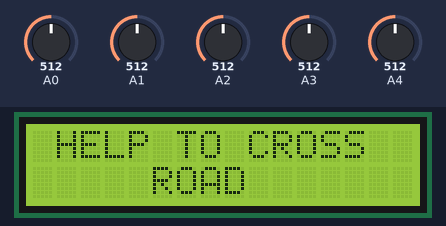
A sketch run on a simulated Arduino Uno, built with avr-gcc and run on an emulated ATmega328P. Parts: 16×2 character LCD. Inputs (shaded band) come from the test bench; at power-on: A3 = 512, A4 = 512, A0 = 512, A1 = 512, A2 = 512. What the sketch prints to the serial monitor is not drawn.

Above: at 1.2 s.
1.3 s: A3 set to 586
2.8 s: A3 set to 611
At 4.3 s:
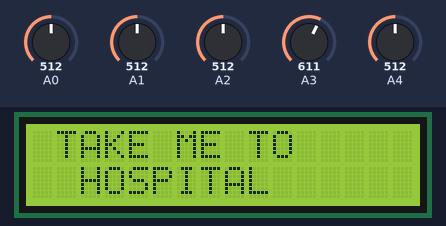
4.6 s: A4 set to 558
At 5.0 s:
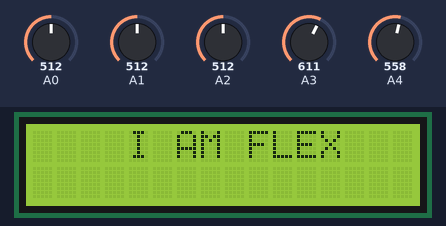
6.1 s: A0 set to 321
9.1 s: A0 set to 295
At 9.9 s:
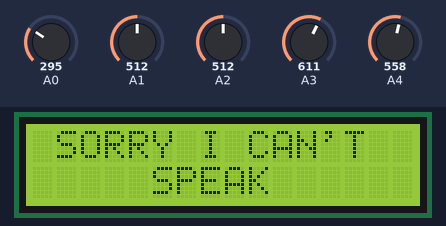
10.6 s: A0 set to 30
At 11.8 s:
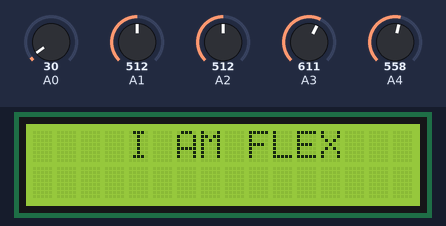
Timing chart, 0 to 13.6 s (numbered marks = the images above; inputs shaded):
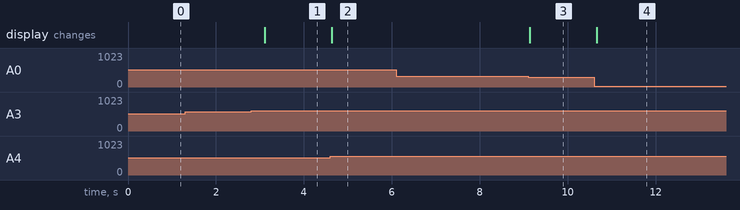

The sketch:

Mini_Project.ino.ino
```cpp
int thumb;
int first_finger;
int second_finger;
int third_finger;
int fourth_finger;
#include<LiquidCrystal.h>

// initialize the library by associating any needed LCD interface pin
// with the arduino pin number it is connected to
const int rs = 12, en = 11, d4 = 5, d5 = 4, d6 = 3, d7 = 2;
LiquidCrystal lcd(rs, en, d4, d5, d6, d7);
void setup() {
  // put your setup code here, to run once:
  pinMode(A0, INPUT);
  pinMode(A1, INPUT);
  pinMode(A2, INPUT);
  pinMode(A3, INPUT);
  pinMode(A4, INPUT);
  Serial.begin(9600);
  lcd.begin(16, 2);

}

void loop() {
  // put your main code here, to run repeatedly:
int thumb = analogRead(A0);
int first_finger = analogRead(A1);
int second_finger = analogRead(A2);
int third_finger = analogRead(A3);
int fourth_finger = analogRead(A4);
Serial.print(thumb);
Serial.print("\t");


Serial.print(first_finger);
Serial.print("\t");


Serial.print(second_finger);
Serial.print("\t");


Serial.print(third_finger);
Serial.print("\t");


Serial.println(fourth_finger);
Serial.print("\t");


if(thumb >273 && thumb<312 )
{
  lcd.clear();
lcd.setCursor(1,0);
lcd.print("SORRY I CAN'T");
lcd.setCursor(0,1);
lcd.print("     SPEAK  ");
delay(500);

  }

else if(first_finger >236 && first_finger<300 )
{
  lcd.clear();
lcd.setCursor(1,0);
lcd.print("  I LIVE IN ");
lcd.setCursor(0,1);
lcd.print("  Bengaluru  ");
delay(500);

  }
else if(second_finger >298 && second_finger<508 )
{
  lcd.clear();
lcd.setCursor(1,0);
lcd.print("NAVIGATE TO");
lcd.setCursor(0,1);
lcd.print("  WASHROOM  ");
delay(500);
}

 else if(third_finger >285 && third_finger<604)
{
  lcd.clear();
lcd.setCursor(1,0);
lcd.print("HELP TO CROSS");
lcd.setCursor(0,1);
lcd.print("     ROAD  ");
delay(500);
}

else if(fourth_finger >255 && fourth_finger<540)
{
  lcd.clear();
lcd.setCursor(1,0);
lcd.print("TAKE ME TO");
lcd.setCursor(0,1);
lcd.print("  HOSPITAL  ");
delay(500);


  }

  else{
     lcd.clear();
lcd.setCursor(1,0);
    lcd.print("   I AM FLEX");

    }
}
```

Measured:
- the behaviour switches between 603 and 604 on A3 (found by bisection; images 0 and 1)
- the behaviour switches between 539 and 540 on A4 (found by bisection; images 1 and 2)
- the behaviour switches between 312 and 311 on A0 (found by bisection; images 2 and 3)
- after the input at 1.3 s, every drawn part: stays the same
- after the input at 2.8 s, the display: changes after 0.31 s (image 1)
- after the input at 4.6 s, the display: changes at once (image 2)
- after the input at 6.1 s, every drawn part: stays the same
- after the input at 9.1 s, the display: changes at once (image 3)
- after the input at 10.6 s, the display: changes after 0.06 s (image 4)
